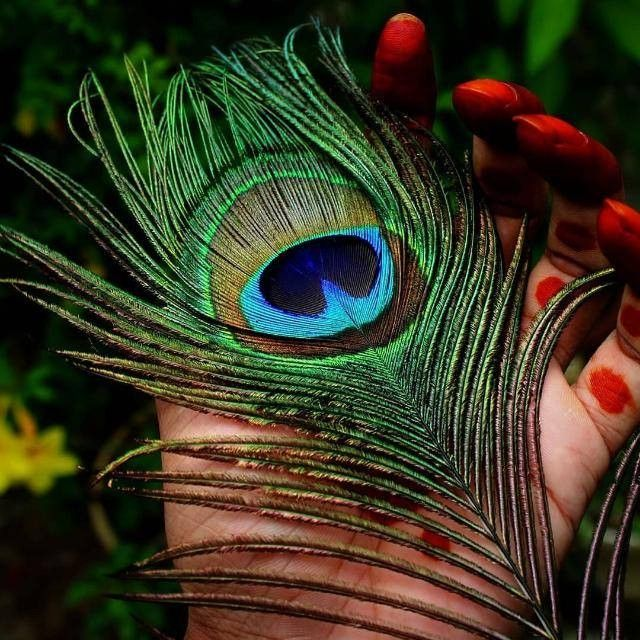
#> input picture Task_4/image.jpg, 640 x 640 px
$ jupyter execute 'Image to Pencil Sketch with Python.ipynb'
#> lines starting #> are read from the running program, lines starting #| are printed output that depends on the picture
# POOJA   SHARMA
## DATA  SCIENCE  INTERN  AT  LETSGROWMORE
## TASK 4 : Image to Pencil Sketch with Python

[cell 1]
import cv2

[cell 2]
image = cv2.imread("image.jpg")
#> image is the input picture: shape (640, 640, 3); mean B, G, R 34.9, 54.3, 56.9
cv2.imshow("More Pankh", image)
cv2.waitKey(0)

[cell 3]
gray_image = cv2.cvtColor(image, cv2.COLOR_BGR2GRAY)
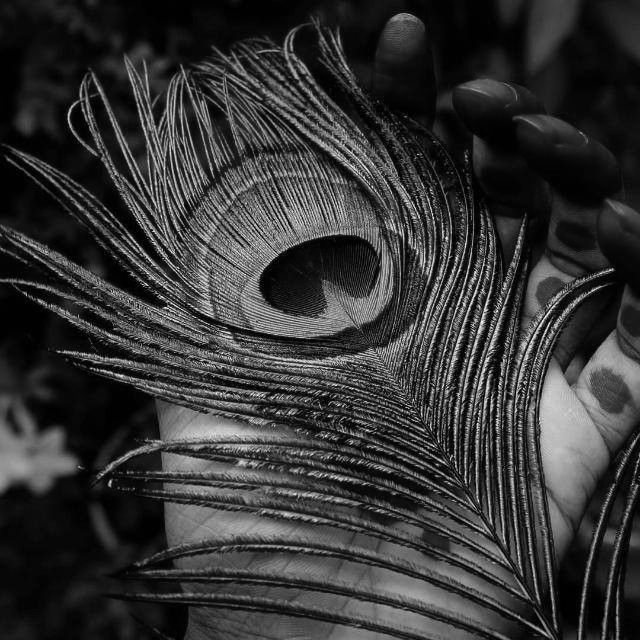
#> gray_image: shape (640, 640); min 0, max 253, mean 52.9
cv2.imshow("New More Pankh", gray_image)
cv2.waitKey(0)

[cell 4]
inverted_image = 255 - gray_image
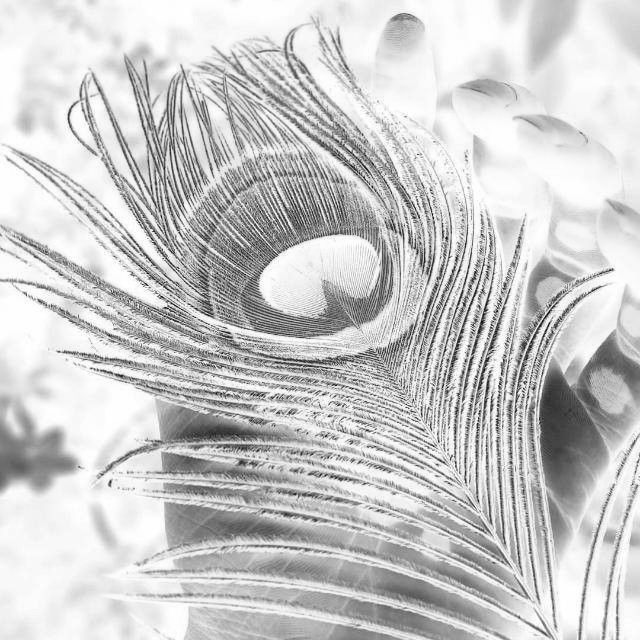
#> inverted_image: shape (640, 640); min 2, max 255, mean 202.1
cv2.imshow("Inverted", inverted_image)
cv2.waitKey()

[cell 5]
blurred = cv2.GaussianBlur(inverted_image, (21, 21), 0)
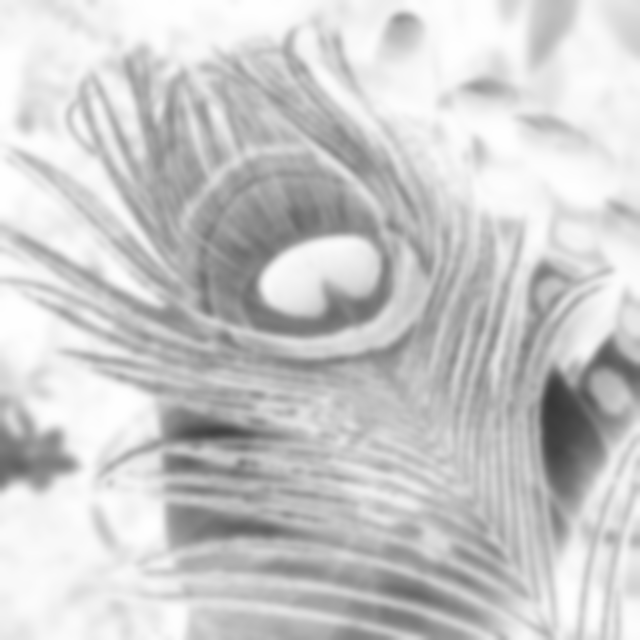
#> blurred: shape (640, 640); min 56, max 254, mean 202.2

[cell 6]
inverted_blurred = 255 - blurred
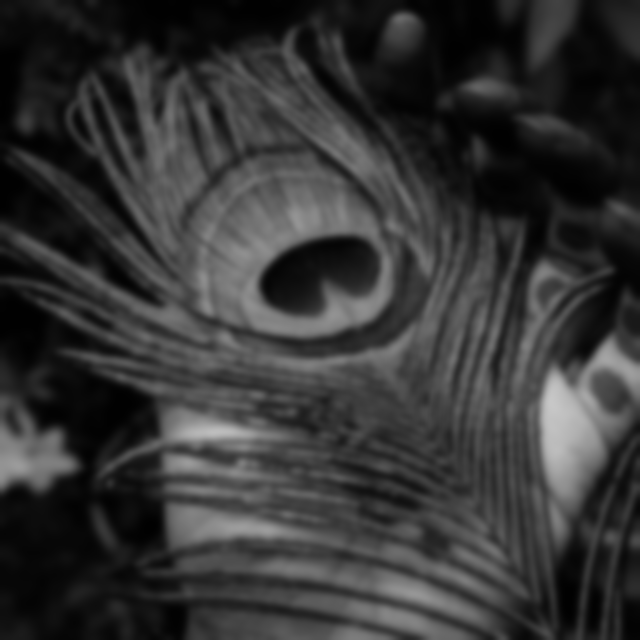
#> inverted_blurred: shape (640, 640); min 1, max 199, mean 52.8
pencil_sketch = cv2.divide(gray_image, inverted_blurred, scale=256.0)
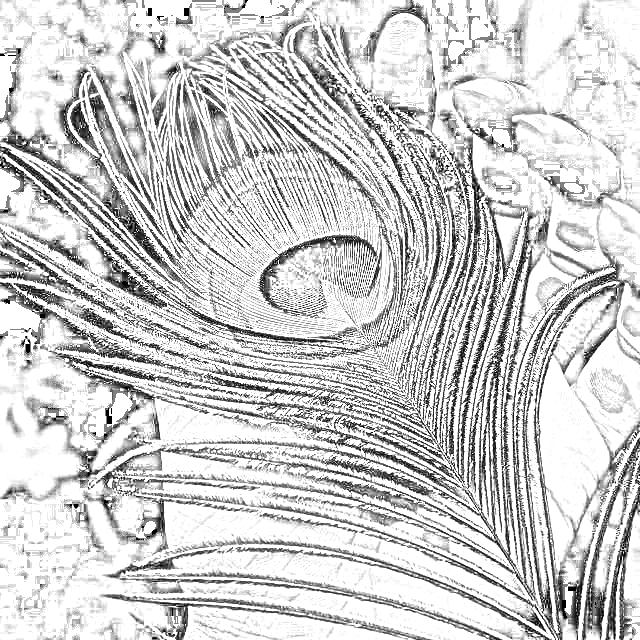
#> pencil_sketch: shape (640, 640); min 0, max 255, mean 205
cv2.imshow("Sketch", pencil_sketch)
cv2.waitKey(0)
